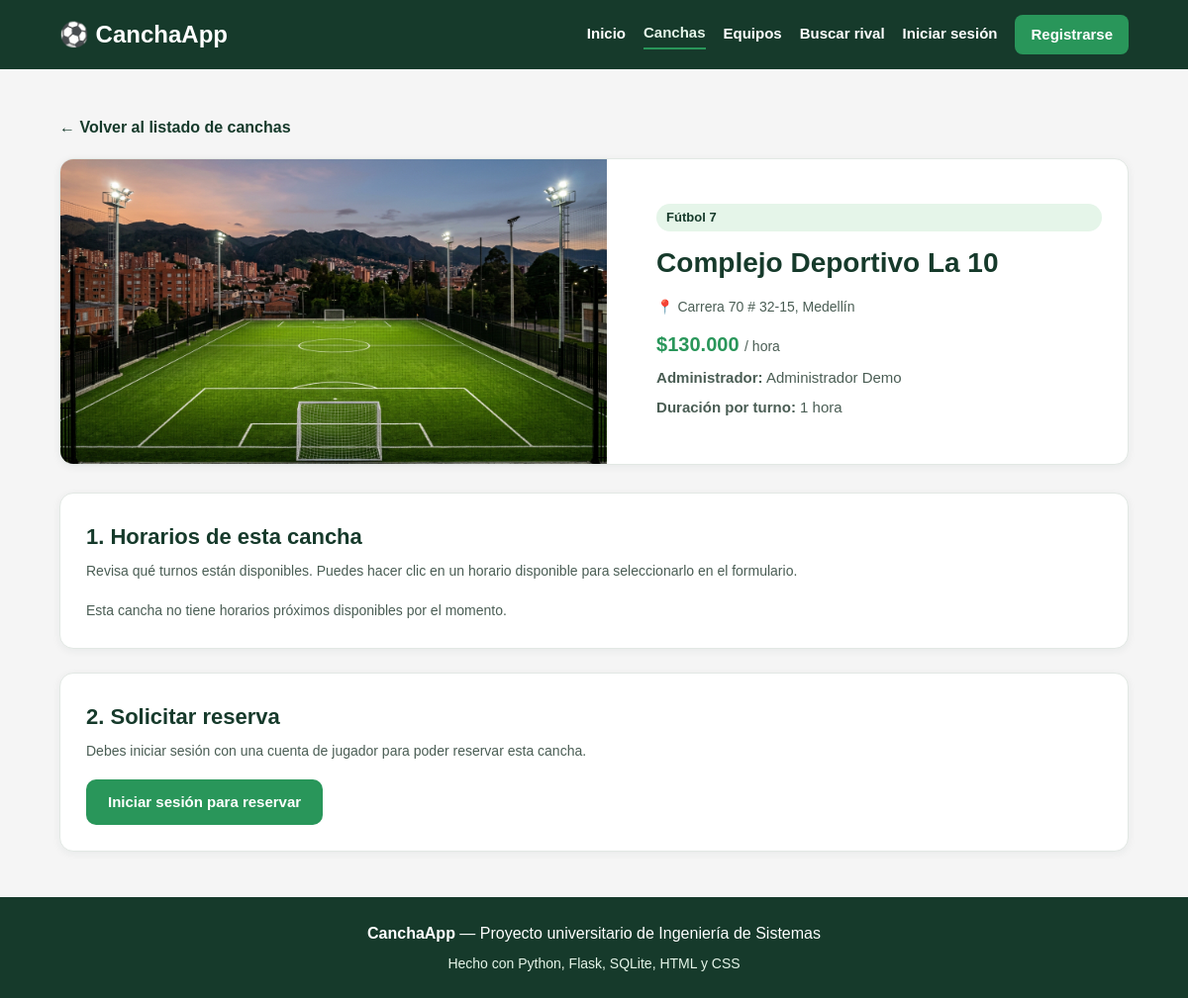
Screenshot of /cancha/2 with the database file from the repository.
### tables this page shows
CREATE TABLE canchas (
            id INTEGER PRIMARY KEY AUTOINCREMENT,
            nombre TEXT NOT NULL,
            direccion TEXT NOT NULL,
            precio INTEGER NOT NULL,
            tipo_futbol TEXT NOT NULL,
            imagen TEXT NOT NULL,
            administrador_id INTEGER NOT NULL,
            FOREIGN KEY (administrador_id) REFERENCES usuarios(id)
        );

CREATE TABLE usuarios (
            id INTEGER PRIMARY KEY AUTOINCREMENT,
            nombre TEXT NOT NULL,
            correo TEXT NOT NULL UNIQUE,
            contrasena TEXT NOT NULL,
            tipo_usuario TEXT NOT NULL
        );

### app.py (the view, shortened to what this page needs)
@app.route("/cancha/<int:cancha_id>")
def detalle_cancha(cancha_id):
    cancha = obtener_cancha_por_id(cancha_id)
    if not cancha:
        flash("La cancha que buscas no existe.", "error")
        return redirect(url_for("ver_canchas"))
    fecha_hoy = date.today().isoformat()
    horarios_bd = obtener_horarios_de_cancha(cancha_id)
    confirmados = obtener_horarios_confirmados_de_cancha(cancha_id)
    horarios_vista = []
    fechas_disponibles = []
    horas_en_cancha = []
    for horario in horarios_bd:
        if horario["fecha"] < fecha_hoy:
            continue
    horas_en_cancha.sort()
    return render_template(
        "reservas.html",
        cancha=cancha,
        horarios=horarios_vista,
        fechas_disponibles=fechas_disponibles,
        horas_en_cancha=horas_en_cancha,
        fecha_hoy=fecha_hoy
    )

### app.py (called while the page is built)
def formatear_precio(precio):
    return f"${int(precio):,}".replace(",", ".")

### database.py (called while the page is built)
def obtener_conexion():
    conexion = sqlite3.connect(RUTA_BD)
    conexion.row_factory = sqlite3.Row
    conexion.execute("PRAGMA foreign_keys = ON")
    return conexion

def obtener_cancha_por_id(cancha_id):
    conexion = obtener_conexion()
    cursor = conexion.cursor()
    cursor.execute(
        """
        SELECT canchas.*, usuarios.nombre AS nombre_administrador
        FROM canchas
        JOIN usuarios ON canchas.administrador_id = usuarios.id
        WHERE canchas.id = ?
        """,
        (cancha_id,)
    )
    cancha = cursor.fetchone()
    conexion.close()
    return cancha

def obtener_horarios_de_cancha(cancha_id):
    conexion = obtener_conexion()
    cursor = conexion.cursor()
    cursor.execute(
        """
        SELECT * FROM horarios
        WHERE cancha_id = ?
        ORDER BY fecha ASC, hora ASC
        """,
        (cancha_id,)
    )
    horarios = cursor.fetchall()
    conexion.close()
    return horarios

def obtener_horarios_confirmados_de_cancha(cancha_id):
    conexion = obtener_conexion()
    cursor = conexion.cursor()
    cursor.execute(
        """
        SELECT fecha, hora FROM reservas
        WHERE cancha_id = ? AND estado = 'confirmada'
        """,
        (cancha_id,)
    )
    filas = cursor.fetchall()
    conexion.close()
    return {(fila["fecha"], fila["hora"]) for fila in filas}

### templates/reservas.html (shortened to what this page needs)
{% extends "base.html" %}
{% block contenido %}
<section class="seccion-gris">
    <div class="contenedor">
        <a href="/canchas" class="enlace-volver">← Volver al listado de canchas</a>
        <div class="detalle-cancha">
            <img
                src="{{ url_for('static', filename=cancha.imagen) }}"
                alt="{{ cancha.nombre }}"
                class="imagen-detalle"
            >
            <div class="info-detalle">
                <span class="insignia-futbol">{{ cancha.tipo_futbol }}</span>
                <h1>{{ cancha.nombre }}</h1>
                <p class="direccion">📍 {{ cancha.direccion }}</p>
                <p class="precio">{{ cancha.precio | precio_cop }} <span>/ hora</span></p>
                <p class="dato-extra">
                    <strong>Administrador:</strong> {{ cancha.nombre_administrador }}
                </p>
                <p class="dato-extra">
                    <strong>Duración por turno:</strong> 1 hora
                </p>
            </div>
        </div>
        <div class="caja-panel" style="margin-top: 28px;">
            <h2>1. Horarios de esta cancha</h2>
            <p class="texto-izquierda">
                Revisa qué turnos están disponibles. Puedes hacer clic en un horario disponible para seleccionarlo en el formulario.
            </p>
            {% if horarios %}
                <div class="lista-horarios">
                    {% for horario in horarios %}
                    <div
                        class="tarjeta-horario {% if horario.ocupado %}horario-ocupado{% else %}horario-libre{% endif %}"
                        {% if not horario.ocupado %}
                        onclick="seleccionarHorario('{{ horario.fecha }}', '{{ horario.hora }}')"
                        {% endif %}
                    >
                        <div>
                            <strong>📅 {{ horario.fecha }}</strong>
                            <p>🕒 {{ horario.hora }} (1 hora)</p>
                        </div>
                        {% if horario.ocupado %}
                            <span class="etiqueta-ocupado">{{ horario.texto_estado }}</span>
                        {% else %}
                            <span class="etiqueta-disponible">{{ horario.texto_estado }}</span>
                        {% endif %}
                    </div>
                    {% endfor %}
                </div>
            {% else %}
                <p class="texto-vacio">
                    Esta cancha no tiene horarios próximos disponibles por el momento.
                </p>
            {% endif %}
        </div>
        <div class="caja-panel" style="margin-top: 24px;">
            <h2>2. Solicitar reserva</h2>
            {% if not session.get("usuario_id") %}
                <p class="texto-izquierda">
                    Debes iniciar sesión con una cuenta de jugador para poder reservar esta cancha.
                </p>
                <a href="/login" class="boton boton-principal">Iniciar sesión para reservar</a>
            {% elif session.get("tipo_usuario") != "jugador" %}
                <p class="texto-izquierda">
                    Estás conectado como administrador. Para solicitar una reserva, ingresa con una cuenta de jugador.
                </p>
            {% elif not fechas_disponibles %}
                <p class="texto-vacio">
                    No hay turnos disponibles para reservar en este momento.
                </p>
            {% endif %}
        </div>
    </div>
</section>
{% endblock %}

### static/style.css (style rules this page uses)
* { box-sizing: border-box; margin: 0; padding: 0; }
body { font-family: Arial, Helvetica, sans-serif; background-color: #F5F5F5; color: #163A2B; line-height: 1.6; min-height: 100vh; display: flex; flex-direction: column; }
.contenedor { width: 90%; max-width: 1100px; margin: 0 auto; }
.boton { display: inline-block; padding: 11px 22px; border-radius: 10px; text-decoration: none; font-weight: bold; font-size: 15px; text-align: center; border: none; cursor: pointer; }
.boton-principal { background-color: #29965A; color: #FFFFFF; }
.seccion-gris { background-color: #F5F5F5; padding: 46px 0; }
.panel-encabezado, .caja-panel { background-color: #FFFFFF; padding: 26px; border-radius: 14px; border: 1px solid #E2E8E4; box-shadow: 0 2px 8px rgba(22, 58, 43, 0.06); }
.caja-panel h2 { font-size: 22px; margin-bottom: 6px; }
.texto-izquierda { color: #4A5D54; font-size: 14px; margin-top: 4px; margin-bottom: 18px; }
.texto-vacio { color: #4A5D54; font-size: 14px; margin-top: 8px; }
.insignia-futbol { display: inline-block; background-color: #E5F5E9; color: #163A2B; font-size: 13px; font-weight: bold; padding: 4px 10px; border-radius: 20px; margin-bottom: 10px; }
.direccion { font-size: 14px; color: #4A5D54; margin-bottom: 10px; }
.precio { font-size: 20px; font-weight: bold; color: #29965A; }
.precio span { font-size: 14px; font-weight: normal; color: #4A5D54; }
.enlace-volver { display: inline-block; color: #163A2B; text-decoration: none; font-weight: bold; margin-bottom: 18px; }
.detalle-cancha { display: grid; grid-template-columns: 1.1fr 1fr; gap: 24px; background-color: #FFFFFF; border-radius: 14px; overflow: hidden; border: 1px solid #E2E8E4; box-shadow: 0 2px 8px rgba(22, 58, 43, 0.06); }
.imagen-detalle { width: 100%; height: 100%; min-height: 250px; max-height: 360px; object-fit: cover; display: block; }
.info-detalle { padding: 26px; display: flex; flex-direction: column; justify-content: center; }
.info-detalle h1 { font-size: 28px; margin-bottom: 10px; }
.dato-extra { margin-top: 6px; font-size: 15px; color: #4A5D54; }

### rows the page displays
canchas: imagen (picture), tipo_futbol "Fútbol 7", nombre "Complejo Deportivo La 10", direccion "Carrera 70 # 32-15, Medellín", precio|precio_cop "$130.000"
usuarios: nombre_administrador "Administrador Demo"
